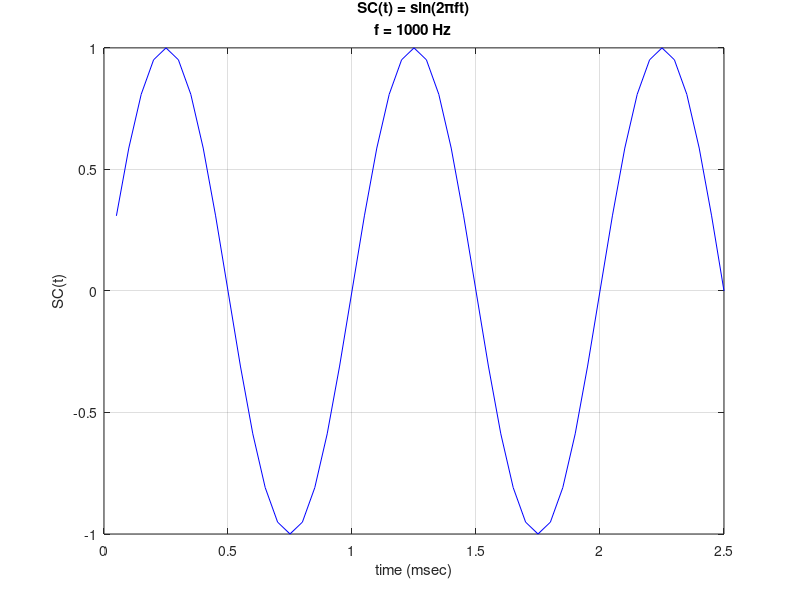

The MATLAB script that drew this image:
% Ryan Newport
% Module 1 Assignment
% Problem 1.2
% EN.525.627.82.SU18
% 06/05/2018
clc;clear;close all;

% define parameters
f = 1000;  % Frequency in Hz
n = 1:50;
dt = 5e-5;

%% Part A
% create signal
% SC(t) = SC(n*dt) = sin(2*pi*f*n*dt)
SC = sin(2*pi*f*n*dt);

% create time vectorfd 
t = n*dt;

% convert time vector to ms for plot readability
t_msec = t * 1e3;

figure;
plot(t_msec,SC,'-b');
xlabel('time (msec)')
ylabel('SC(t)')
title({'SC(t) = sin(2\pift)', 'f = 1000 Hz'})
grid on;

%% Part B
% find index where t = 1.3 msec
ind = find(abs(t_msec-1.3) < 0.001);

display(SC(ind))
